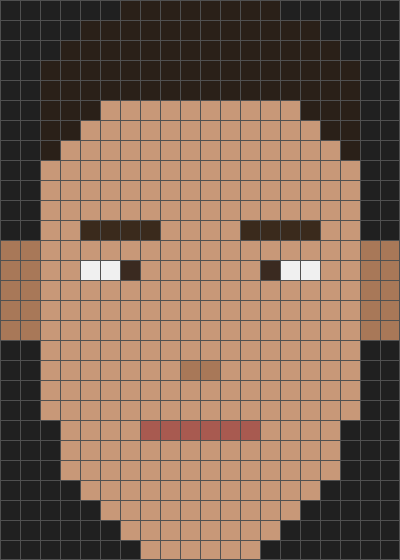
#> input picture docs/plans/face_refs/base/base_front.png, 400 x 560 px; its folder holds 3 pictures in this run
$ python render.py ../../docs/plans/face_refs/base/base_front.png ../../docs/plans/face_refs/base/base_side.png
#> lines starting #> are read from the running program, lines starting #| are printed output that depends on the picture
"""組み立てた顔の格子（FacePartDumpProbe.Probe_DumpFaces の txt）を、正面・横・上の 3 方向の絵にして、参考図と並べる。

使い方（リポジトリの根で）:
    set FACE_DUMP_DIR=<dir>
    dotnet test tests/MiniRing.Tests --filter "FullyQualifiedName~Probe_DumpFaces"
    py -3 tools/face-parts/render.py <dir> <out_dir>

出力: compare_<名前>.png（参考図の土台の 3 方向 | 組み立てた顔の 3 方向）、parts_<部位>.png（同じ土台に部品だけ替えた種類）、
roster_<id>.txt があれば fighter_<id>.png（肖像 | 正面 | 横）と roster_composed.png（全員の正面の格子）。
色は txt の 2 行目（材質の記号 → #RRGGBB。FacePalette の値）。
"""
import json
import sys
from pathlib import Path

from PIL import Image, ImageDraw

REFS = Path(__file__).resolve().parents[2] / "docs/plans/face_refs"
SYMBOLS = ".shbwilenft"
# 材質 -> 色（参考図の凡例に合わせる）。b 眉・h 髪・w 白目・i 黒目・l 唇・e 影・n 鼻の穴・f そばかす。
COLORS = {".": (92, 98, 108), "s": (200, 152, 120), "h": (42, 32, 24), "b": (60, 40, 30), "w": (240, 240, 235), "i": (30, 60, 110),
          "l": (168, 90, 80), "e": (160, 120, 88), "n": (106, 72, 56), "f": (150, 100, 70), "t": (120, 90, 70)}
CELL = 16


def load(path):
    head, colors, body = path.read_text(encoding="utf-8").split(chr(10), 2)
    nx, ny, nz = map(int, head.split())
    palette = dict(COLORS)
    for k, v in json.loads(colors).items():
        palette[k] = tuple(int(v[i:i + 2], 16) for i in (1, 3, 5))
    return nx, ny, nz, body, palette


def views(path):
    nx, ny, nz, body, palette = load(path)
    cell = lambda x, y, z: body[x + nx * (y + ny * z)]
    front = [[next((cell(x, y, z) for z in range(nz - 1, -1, -1) if cell(x, y, z) != "."), ".") for x in range(nx)] for y in range(ny - 1, -1, -1)]
    # 横: 本人の右（-X）から見る。左が後ろ、右が鼻。
    side = [[next((cell(x, y, z) for x in range(nx) if cell(x, y, z) != "."), ".") for z in range(nz)] for y in range(ny - 1, -1, -1)]
    # 上: 鼻が上。
    top = [[next((cell(x, y, z) for y in range(ny - 1, -1, -1) if cell(x, y, z) != "."), ".") for x in range(nx)] for z in range(nz - 1, -1, -1)]
    return front, side, top, palette


def draw(grid, palette):
    h, w = len(grid), len(grid[0])
    img = Image.new("RGB", (w * CELL, h * CELL))
    d = ImageDraw.Draw(img)
    for y, row in enumerate(grid):
        for x, c in enumerate(row):
            d.rectangle([x * CELL, y * CELL, (x + 1) * CELL - 1, (y + 1) * CELL - 1], fill=palette[c])
    return img


def strip(images, labels):
    pad = 8
    w = sum(i.width for i in images) + pad * (len(images) + 1)
    h = max(i.height for i in images) + 28
    out = Image.new("RGB", (w, h), (20, 20, 24))
    d = ImageDraw.Draw(out)
    x = pad
    for img, label in zip(images, labels):
        d.text((x, 6), label, fill=(230, 230, 230))
        out.paste(img, (x, 24))
        x += img.width + pad
    return out


def ref(name, size):
#> called with name = 'front', size = (20, 28)
    img = Image.open(REFS / "base" / f"base_{name}.png").convert("RGB")
    return img.resize((size[0] * CELL, size[1] * CELL), Image.NEAREST)


def main():
    src, out = Path(sys.argv[1]), Path(sys.argv[2])
    out.mkdir(parents=True, exist_ok=True)
    ref_imgs = [ref("front", (20, 28)), ref("side", (20, 28)), ref("top", (20, 20))]
#> call 2 of ref, with name = 'side', size = (20, 28)
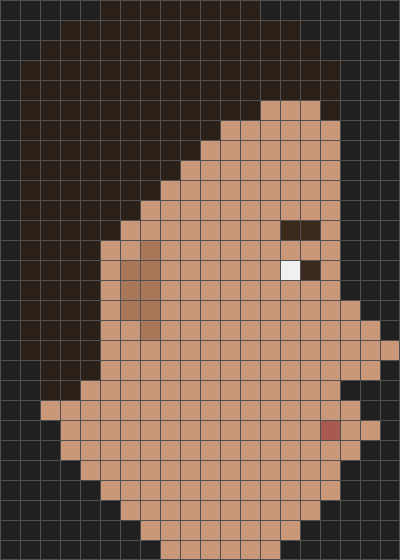
#> input picture docs/plans/face_refs/base/base_side.png, 400 x 560 px
#> call 3 of ref, with name = 'top', size = (20, 20)
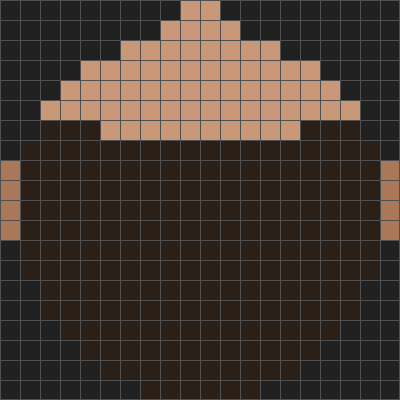
#> input picture docs/plans/face_refs/base/base_top.png, 400 x 400 px
#> in ref (call 3), `return img.resize((size[0] * CELL, size[1] * CELL), Image.NEAREST)`:
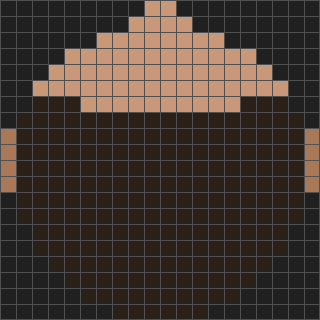
#> returned value: PIL image 320x320 RGB; mean R, G, B 69.3, 57, 48.2
    for f in sorted(src.glob("*.txt")):
        if f.stem.startswith("part_") or f.stem.startswith("roster_"):
            continue
        fr, sd, tp, pal = views(f)
        strip(ref_imgs + [draw(fr, pal), draw(sd, pal), draw(tp, pal)], ["ref front", "ref side", "ref top", f"{f.stem} front", "side", "top"]).save(out / f"compare_{f.stem}.png")
    for cat in ["eyes", "brows", "mouth", "nose", "ears", "jaw", "hair", "beard", "browridge"]:
        panels, labels = [], []
        for i in range(1, 13):
            f = src / f"part_{cat}_{i}.txt"
            if not f.exists():
                continue
            fr, sd, tp, pal = views(f)
            panels += [draw(fr, pal), draw(sd, pal)]
            labels += [f"{cat}.{i} front", "side"]
        if panels:
            small = [p.resize((p.width // 2, p.height // 2), Image.NEAREST) for p in panels]
            rows = [small[k:k + 12] for k in range(0, len(small), 12)]
            strips = [strip(r, labels[k * 12:(k + 1) * 12]) for k, r in enumerate(rows)]
            sheet = Image.new("RGB", (max(s.width for s in strips), sum(s.height for s in strips)), (20, 20, 24))
            y = 0
            for st in strips:
                sheet.paste(st, (0, y))
                y += st.height
            sheet.save(out / f"parts_{cat}.png")
    fronts = []
    for f in sorted(src.glob("roster_*.txt")):
        fid = f.stem[len("roster_"):]
        fr, sd, tp, pal = views(f)
        portrait = Image.open(REFS / "fighters" / f"{fid}.png").convert("RGB")
        scale = 28 * CELL / portrait.height
        portrait = portrait.resize((int(portrait.width * scale), 28 * CELL), Image.LANCZOS)
        strip([portrait, draw(fr, pal), draw(sd, pal)], [fid + " portrait", "front", "side"]).save(out / f"fighter_{fid}.png")
        fronts.append((fid, draw(fr, pal), portrait))
    if fronts:
        cols = 6
        cell_w, cell_h = 20 * CELL + 8, 28 * CELL + 24
        rows_n = (len(fronts) + cols - 1) // cols
        grid = Image.new("RGB", (cols * cell_w, rows_n * cell_h), (20, 20, 24))
        d = ImageDraw.Draw(grid)
        for k, (fid, img, _) in enumerate(fronts):
            x, y = (k % cols) * cell_w, (k // cols) * cell_h
            d.text((x + 4, y + 4), fid, fill=(230, 230, 230))
            grid.paste(img, (x + 4, y + 20))
        grid.save(out / "roster_composed.png")


if __name__ == "__main__":
    main()
